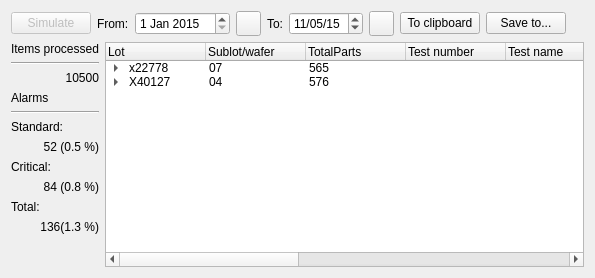
     <widget class="QWidget" name="tabSimulate">
      <attribute name="title">
       <string>Simulate</string>
      </attribute>
      <layout class="QGridLayout" name="gridLayout_3">
       <item row="0" column="0" colspan="2">
        <layout class="QHBoxLayout" name="horizontalLayout">
         <item>
          <widget class="QPushButton" name="pushButtonSimulate">
           <property name="enabled">
            <bool>false</bool>
           </property>
           <property name="text">
            <string>Simulate</string>
           </property>
          </widget>
         </item>
         <item>
          <widget class="QLabel" name="labelSimulate_From">
           <property name="text">
            <string>From:</string>
           </property>
          </widget>
         </item>
         <item>
          <widget class="QDateEdit" name="dateEditSimulate_From">
           <property name="dateTime">
            <datetime>
             <hour>0</hour>
             <minute>0</minute>
             <second>0</second>
             <year>2015</year>
             <month>1</month>
             <day>1</day>
            </datetime>
           </property>
          </widget>
         </item>
         <item>
          <widget class="QPushButton" name="pushButtonSimulate_From">
           <property name="sizePolicy">
            <sizepolicy hsizetype="Fixed" vsizetype="Fixed">
             <horstretch>0</horstretch>
             <verstretch>0</verstretch>
            </sizepolicy>
           </property>
           <property name="minimumSize">
            <size>
             <width>25</width>
             <height>25</height>
            </size>
           </property>
           <property name="maximumSize">
            <size>
             <width>25</width>
             <height>25</height>
            </size>
           </property>
           <property name="toolTip">
            <string>Select Starting date using calendar</string>
           </property>
           <property name="text">
            <string/>
           </property>
           <property name="icon">
            <iconset resource="../../gex.qrc">
             <normaloff>:/gex/icons/calendar_icon.png</normaloff>:/gex/icons/calendar_icon.png</iconset>
           </property>
           <property name="iconSize">
            <size>
             <width>32</width>
             <height>16</height>
            </size>
           </property>
           <property name="autoDefault">
            <bool>false</bool>
           </property>
          </widget>
         </item>
         <item>
          <widget class="QLabel" name="labelSimulate_To">
           <property name="text">
            <string>To:</string>
           </property>
          </widget>
         </item>
         <item>
          <widget class="QDateEdit" name="dateEditSimulate_To">
           <property name="dateTime">
            <datetime>
             <hour>0</hour>
             <minute>0</minute>
             <second>0</second>
             <year>2015</year>
             <month>11</month>
             <day>5</day>
            </datetime>
           </property>
           <property name="displayFormat">
            <string>MM/dd/yy</string>
           </property>
          </widget>
         </item>
         <item>
          <widget class="QPushButton" name="pushButtonSimulate_To">
           <property name="sizePolicy">
            <sizepolicy hsizetype="Fixed" vsizetype="Fixed">
             <horstretch>0</horstretch>
             <verstretch>0</verstretch>
            </sizepolicy>
           </property>
           <property name="minimumSize">
            <size>
             <width>25</width>
             <height>25</height>
            </size>
           </property>
           <property name="maximumSize">
            <size>
             <width>25</width>
             <height>25</height>
            </size>
           </property>
           <property name="toolTip">
            <string>Select Starting date using calendar</string>
           </property>
           <property name="text">
            <string/>
           </property>
           <property name="icon">
            <iconset resource="../../gex.qrc">
             <normaloff>:/gex/icons/calendar_icon.png</normaloff>:/gex/icons/calendar_icon.png</iconset>
           </property>
           <property name="iconSize">
            <size>
             <width>32</width>
             <height>16</height>
            </size>
           </property>
           <property name="autoDefault">
            <bool>false</bool>
           </property>
          </widget>
         </item>
         <item>
          <widget class="QPushButton" name="mSimulationToClipboardButton">
           <property name="text">
            <string>To clipboard</string>
           </property>
          </widget>
         </item>
         <item>
          <widget class="QPushButton" name="mSimulationSaveToButton">
           <property name="text">
            <string>Save to...</string>
           </property>
          </widget>
         </item>
         <item>
          <spacer name="horizontalSpacer_2">
           <property name="orientation">
            <enum>Qt::Horizontal</enum>
           </property>
           <property name="sizeHint" stdset="0">
            <size>
             <width>18</width>
             <height>22</height>
            </size>
           </property>
          </spacer>
         </item>
        </layout>
       </item>
       <item row="1" column="0">
        <layout class="QVBoxLayout" name="verticalLayout_Simulate">
         <item>
          <widget class="QLabel" name="labelItemsProcessed">
           <property name="sizePolicy">
            <sizepolicy hsizetype="Preferred" vsizetype="Minimum">
             <horstretch>0</horstretch>
             <verstretch>0</verstretch>
            </sizepolicy>
           </property>
           <property name="font">
            <font>
             <underline>false</underline>
            </font>
           </property>
           <property name="text">
            <string>Items processed</string>
           </property>
          </widget>
         </item>
         <item>
          <widget class="Line" name="line_Simulate">
           <property name="orientation">
            <enum>Qt::Horizontal</enum>
           </property>
          </widget>
         </item>
         <item>
          <widget class="QLabel" name="editItemsProcessed">
           <property name="sizePolicy">
            <sizepolicy hsizetype="Preferred" vsizetype="Minimum">
             <horstretch>0</horstretch>
             <verstretch>0</verstretch>
            </sizepolicy>
           </property>
           <property name="text">
            <string>10500</string>
           </property>
           <property name="alignment">
            <set>Qt::AlignRight|Qt::AlignTrailing|Qt::AlignVCenter</set>
           </property>
          </widget>
         </item>
         <item>
          <widget class="QLabel" name="labelItemsRejected">
           <property name="sizePolicy">
            <sizepolicy hsizetype="Preferred" vsizetype="Minimum">
             <horstretch>0</horstretch>
             <verstretch>0</verstretch>
            </sizepolicy>
           </property>
           <property name="font">
            <font>
             <underline>false</underline>
            </font>
           </property>
           <property name="text">
            <string>Alarms</string>
           </property>
          </widget>
         </item>
         <item>
          <widget class="Line" name="line_5">
           <property name="orientation">
            <enum>Qt::Horizontal</enum>
           </property>
          </widget>
         </item>
         <item>
          <widget class="QLabel" name="labelItemsRejected_Standard">
           <property name="sizePolicy">
            <sizepolicy hsizetype="Preferred" vsizetype="Minimum">
             <horstretch>0</horstretch>
             <verstretch>0</verstretch>
            </sizepolicy>
           </property>
           <property name="font">
            <font>
             <underline>false</underline>
            </font>
           </property>
           <property name="text">
            <string>Standard:</string>
           </property>
          </widget>
         </item>
         <item>
          <widget class="QLabel" name="editItemsRejected_Standard">
           <property name="sizePolicy">
            <sizepolicy hsizetype="Preferred" vsizetype="Minimum">
             <horstretch>0</horstretch>
             <verstretch>0</verstretch>
            </sizepolicy>
           </property>
           <property name="text">
            <string>52 (0.5 %)</string>
           </property>
           <property name="alignment">
            <set>Qt::AlignRight|Qt::AlignTrailing|Qt::AlignVCenter</set>
           </property>
          </widget>
         </item>
         <item>
          <widget class="QLabel" name="labelItemsRejected_Critical">
           <property name="sizePolicy">
            <sizepolicy hsizetype="Preferred" vsizetype="Minimum">
             <horstretch>0</horstretch>
             <verstretch>0</verstretch>
            </sizepolicy>
           </property>
           <property name="font">
            <font>
             <underline>false</underline>
            </font>
           </property>
           <property name="text">
            <string>Critical:</string>
           </property>
          </widget>
         </item>
         <item>
          <widget class="QLabel" name="editItemsRejected_Critical">
           <property name="sizePolicy">
            <sizepolicy hsizetype="Preferred" vsizetype="Minimum">
             <horstretch>0</horstretch>
             <verstretch>0</verstretch>
            </sizepolicy>
           </property>
           <property name="text">
            <string>84 (0.8 %)</string>
           </property>
           <property name="alignment">
            <set>Qt::AlignRight|Qt::AlignTrailing|Qt::AlignVCenter</set>
           </property>
          </widget>
         </item>
         <item>
          <widget class="QLabel" name="labelItemsRejected_Total">
           <property name="sizePolicy">
            <sizepolicy hsizetype="Preferred" vsizetype="Minimum">
             <horstretch>0</horstretch>
             <verstretch>0</verstretch>
            </sizepolicy>
           </property>
           <property name="font">
            <font>
             <underline>false</underline>
            </font>
           </property>
           <property name="text">
            <string>Total:</string>
           </property>
          </widget>
         </item>
         <item>
          <widget class="QLabel" name="editItemsRejected_Total">
           <property name="sizePolicy">
            <sizepolicy hsizetype="Preferred" vsizetype="Minimum">
             <horstretch>0</horstretch>
             <verstretch>0</verstretch>
            </sizepolicy>
           </property>
           <property name="text">
            <string>136(1.3 %)</string>
           </property>
           <property name="alignment">
            <set>Qt::AlignRight|Qt::AlignTrailing|Qt::AlignVCenter</set>
           </property>
          </widget>
         </item>
         <item>
          <spacer name="verticalSpacer_3">
           <property name="orientation">
            <enum>Qt::Vertical</enum>
           </property>
           <property name="sizeHint" stdset="0">
            <size>
             <width>28</width>
             <height>33</height>
            </size>
           </property>
          </spacer>
         </item>
        </layout>
       </item>
       <item row="1" column="1">
        <widget class="QTreeWidget" name="treeWidgetSimulationResults">
         <column>
          <property name="text">
           <string>Lot</string>
          </property>
         </column>
         <column>
          <property name="text">
           <string>Sublot/wafer</string>
          </property>
         </column>
         <column>
          <property name="text">
           <string>TotalParts</string>
          </property>
         </column>
         <column>
          <property name="text">
           <string>Test number</string>
          </property>
         </column>
         <column>
          <property name="text">
           <string>Test name</string>
          </property>
         </column>
         <column>
          <property name="text">
           <string>Variable</string>
          </property>
         </column>
         <column>
          <property name="text">
           <string>Site</string>
          </property>
         </column>
         <column>
          <property name="text">
           <string>LL2 (N2)</string>
          </property>
         </column>
         <column>
          <property name="text">
           <string>LL1 (N1)</string>
          </property>
         </column>
         <column>
          <property name="text">
           <string>Value</string>
          </property>
         </column>
         <column>
          <property name="text">
           <string>HL1 (N1)</string>
          </property>
         </column>
         <column>
          <property name="text">
           <string>HL2 (N2)</string>
          </property>
         </column>
         <item>
          <property name="text">
           <string>x22778</string>
          </property>
          <property name="text">
           <string>07</string>
          </property>
          <property name="text">
           <string>565</string>
          </property>
          <property name="text">
           <string/>
          </property>
          <property name="text">
           <string/>
          </property>
          <property name="text">
           <string/>
          </property>
          <property name="text">
           <string/>
          </property>
          <property name="text">
           <string/>
          </property>
          <property name="text">
           <string/>
          </property>
          <property name="text">
           <string/>
          </property>
          <item>
           <property name="text">
            <string/>
           </property>
           <property name="text">
            <string/>
           </property>
           <property name="text">
            <string/>
           </property>
           <property name="text">
            <string>1</string>
           </property>
           <property name="text">
            <string>Test1</string>
           </property>
           <property name="text">
            <string>Mean</string>
           </property>
           <property name="text">
            <string>1</string>
           </property>
           <property name="text">
            <string/>
           </property>
           <property name="text">
            <string/>
           </property>
           <property name="text">
            <string>12.5</string>
           </property>
          </item>
          <item>
           <property name="text">
            <string/>
           </property>
           <property name="text">
            <string/>
           </property>
           <property name="text">
            <string/>
           </property>
           <property name="text">
            <string>1</string>
           </property>
           <property name="text">
            <string>Test1</string>
           </property>
           <property name="text">
            <string>Sigma</string>
           </property>
           <property name="text">
            <string>2</string>
           </property>
           <property name="text">
            <string/>
           </property>
           <property name="text">
            <string/>
           </property>
           <property name="text">
            <string>8.4</string>
           </property>
          </item>
         </item>
         <item>
          <property name="text">
           <string>X40127</string>
          </property>
          <property name="text">
           <string>04</string>
          </property>
          <property name="text">
           <string>576</string>
          </property>
          <property name="text">
           <string/>
          </property>
          <property name="text">
           <string/>
          </property>
          <property name="text">
           <string/>
          </property>
          <property name="text">
           <string/>
          </property>
          <property name="text">
           <string/>
          </property>
          <property name="text">
           <string/>
          </property>
          <property name="text">
           <string/>
          </property>
          <item>
           <property name="text">
            <string/>
           </property>
           <property name="text">
            <string/>
           </property>
           <property name="text">
            <string/>
           </property>
           <property name="text">
            <string>1</string>
           </property>
           <property name="text">
            <string>Test1</string>
           </property>
           <property name="text">
            <string>Sigma</string>
           </property>
           <property name="text">
            <string>All</string>
           </property>
           <property name="text">
            <string/>
           </property>
           <property name="text">
            <string/>
           </property>
           <property name="text">
            <string>12.6</string>
           </property>
          </item>
          <item>
           <property name="text">
            <string/>
           </property>
           <property name="text">
            <string/>
           </property>
           <property name="text">
            <string/>
           </property>
           <property name="text">
            <string>2</string>
           </property>
           <property name="text">
            <string>Test2</string>
           </property>
           <property name="text">
            <string>Mean</string>
           </property>
           <property name="text">
            <string>1</string>
           </property>
           <property name="text">
            <string/>
           </property>
           <property name="text">
            <string/>
           </property>
           <property name="text">
            <string>-62.7</string>
           </property>
          </item>
         </item>
        </widget>
       </item>
      </layout>
     </widget>
